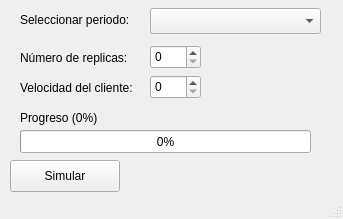
<?xml version="1.0" encoding="UTF-8"?>
<ui version="4.0">
 <class>MainWindow</class>
 <widget class="QMainWindow" name="MainWindow">
  <property name="geometry">
   <rect>
    <x>0</x>
    <y>0</y>
    <width>343</width>
    <height>219</height>
   </rect>
  </property>
  <property name="windowTitle">
   <string>MainWindow</string>
  </property>
  <widget class="QWidget" name="centralwidget">
   <widget class="QLabel" name="label">
    <property name="geometry">
     <rect>
      <x>20</x>
      <y>10</y>
      <width>141</width>
      <height>20</height>
     </rect>
    </property>
    <property name="text">
     <string>Seleccionar periodo:</string>
    </property>
   </widget>
   <widget class="QComboBox" name="periods_combo_box">
    <property name="geometry">
     <rect>
      <x>150</x>
      <y>8</y>
      <width>171</width>
      <height>26</height>
     </rect>
    </property>
   </widget>
   <widget class="QLabel" name="label_2">
    <property name="geometry">
     <rect>
      <x>20</x>
      <y>50</y>
      <width>121</width>
      <height>16</height>
     </rect>
    </property>
    <property name="text">
     <string>Número de replicas:</string>
    </property>
   </widget>
   <widget class="QSpinBox" name="replics_spin_box">
    <property name="geometry">
     <rect>
      <x>150</x>
      <y>45</y>
      <width>51</width>
      <height>24</height>
     </rect>
    </property>
   </widget>
   <widget class="QSpinBox" name="customer_speed_spin_box">
    <property name="geometry">
     <rect>
      <x>150</x>
      <y>75</y>
      <width>51</width>
      <height>24</height>
     </rect>
    </property>
   </widget>
   <widget class="QLabel" name="label_3">
    <property name="geometry">
     <rect>
      <x>20</x>
      <y>80</y>
      <width>131</width>
      <height>16</height>
     </rect>
    </property>
    <property name="text">
     <string>Velocidad del cliente:</string>
    </property>
   </widget>
   <widget class="QLabel" name="progress_bar_label">
    <property name="geometry">
     <rect>
      <x>20</x>
      <y>110</y>
      <width>131</width>
      <height>16</height>
     </rect>
    </property>
    <property name="text">
     <string>Progreso (0%)</string>
    </property>
   </widget>
   <widget class="QProgressBar" name="progress_bar">
    <property name="geometry">
     <rect>
      <x>20</x>
      <y>130</y>
      <width>291</width>
      <height>23</height>
     </rect>
    </property>
    <property name="value">
     <number>0</number>
    </property>
   </widget>
   <widget class="QPushButton" name="simulate_push_button">
    <property name="geometry">
     <rect>
      <x>10</x>
      <y>160</y>
      <width>110</width>
      <height>32</height>
     </rect>
    </property>
    <property name="text">
     <string>Simular</string>
    </property>
   </widget>
  </widget>
  <widget class="QStatusBar" name="statusbar"/>
 </widget>
 <resources/>
 <connections/>
</ui>
